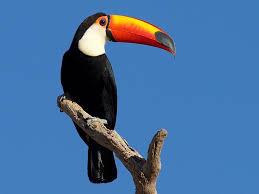
#> input picture Resources/tukan.jpg, 259 x 194 px
$ python chapter7.py
#> lines starting #> are read from the running program, lines starting #| are printed output that depends on the picture; after the words box and inside, x2 and y2 are one past the last pixel; in counts of white or black regions, pixels touching at a corner belong together
### stack.py
import cv2
import numpy as np


def stackImages(scale,imgArray):
    rows = len(imgArray)
    cols = len(imgArray[0])
    rowsAvailable = isinstance(imgArray[0], list)
    width = imgArray[0][0].shape[1]
    height = imgArray[0][0].shape[0]
    if rowsAvailable:
        for x in range ( 0, rows):
            for y in range(0, cols):
                if imgArray[x][y].shape[:2] == imgArray[0][0].shape [:2]:
                    imgArray[x][y] = cv2.resize(imgArray[x][y], (0, 0), None, scale, scale)
                else:
                    imgArray[x][y] = cv2.resize(imgArray[x][y], (imgArray[0][0].shape[1], imgArray[0][0].shape[0]), None, scale, scale)
                if len(imgArray[x][y].shape) == 2: imgArray[x][y]= cv2.cvtColor( imgArray[x][y], cv2.COLOR_GRAY2BGR)
        imageBlank = np.zeros((height, width, 3), np.uint8)
        hor = [imageBlank]*rows
        hor_con = [imageBlank]*rows
        for x in range(0, rows):
            hor[x] = np.hstack(imgArray[x])
        ver = np.vstack(hor)
    else:
        for x in range(0, rows):
            if imgArray[x].shape[:2] == imgArray[0].shape[:2]:
                imgArray[x] = cv2.resize(imgArray[x], (0, 0), None, scale, scale)
            else:
                imgArray[x] = cv2.resize(imgArray[x], (imgArray[0].shape[1], imgArray[0].shape[0]), None,scale, scale)
            if len(imgArray[x].shape) == 2: imgArray[x] = cv2.cvtColor(imgArray[x], cv2.COLOR_GRAY2BGR)
        hor= np.hstack(imgArray)
        ver = hor
    return ver

### chapter7.py
'''
Detekcja koloru dziobu tukana:
1. zmiana przestrzeni kolorow z RGB na HSV
2. wygenerowanie suwaków, którymi reguluje się odcien, jasnosc i nasycenie
3. wybranie koloru do detekcji za pomocą suwaków
4. utworzenie maski i nalozenie jej na obraz
'''

import cv2
import numpy as np
from stack import stackImages


def empty(a): pass

cv2.namedWindow("Trackbar")   # utworzenie okna
cv2.resizeWindow("Trackbar", 650, 250)

cv2.createTrackbar("Hue Min", "Trackbar", 0, 179, empty)  # wykonanie suwaka odcienia(hue) w oknie; 0-179 poziomy koloru w skali HSV
cv2.createTrackbar("Hue Max", "Trackbar", 98, 179, empty)
cv2.createTrackbar("Sat Min", "Trackbar", 139, 255, empty)  # wykonanie suwaka nasycenia(saturation) w oknie; 0-255 poziomy
cv2.createTrackbar("Sat Max", "Trackbar", 255, 255, empty)
cv2.createTrackbar("Val Min", "Trackbar", 156, 255, empty)  # wykonanie suwaka jasności w oknie; 0-255 poziomy
cv2.createTrackbar("Val Max", "Trackbar", 255, 255, empty)

# while True:
img = cv2.imread("Resources/tukan.jpg")
#> img is the input picture: shape (194, 259, 3); mean B, G, R 159.5, 111.7, 69.5
imgHSV = cv2.cvtColor(img, cv2.COLOR_BGR2HSV)  # przełącznie przestrzeni barw z RGB na HSV
#> imgHSV: shape (194, 259, 3); mean H, S, V 97.3, 156.2, 166.6
h_min = cv2.getTrackbarPos("Hue Min", "Trackbar")
h_max = cv2.getTrackbarPos("Hue Max", "Trackbar")
s_min = cv2.getTrackbarPos("Sat Min", "Trackbar")
s_max = cv2.getTrackbarPos("Sat Max", "Trackbar")
v_min = cv2.getTrackbarPos("Val Min", "Trackbar")
v_max = cv2.getTrackbarPos("Val Max", "Trackbar")
print(h_min, h_max, s_min, s_max, v_min, v_max)
lower = np.array([h_min, s_min, v_min])
upper = np.array([h_max, s_max, v_max])
mask = cv2.inRange(imgHSV, lower, upper)
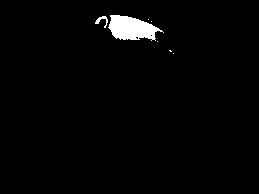
#> mask: shape (194, 259); 2% white; 7 white regions (5 under 20 px), largest, box (x1, y1, x2, y2) and area: (108, 15, 164, 41) 921, (95, 16, 108, 28) 57
imgResult = cv2.bitwise_and(img, img, mask=mask)

    # [4 lines of commented-out code are left out]

imgStack = stackImages(1, ([img, imgHSV],[mask, imgResult]))
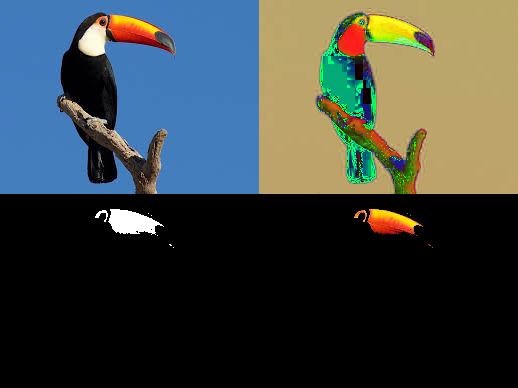
#> imgStack: shape (388, 518, 3); mean B, G, R 65.6, 68.8, 61.4
cv2.imshow("stacked", imgStack)

cv2.waitKey(0)
